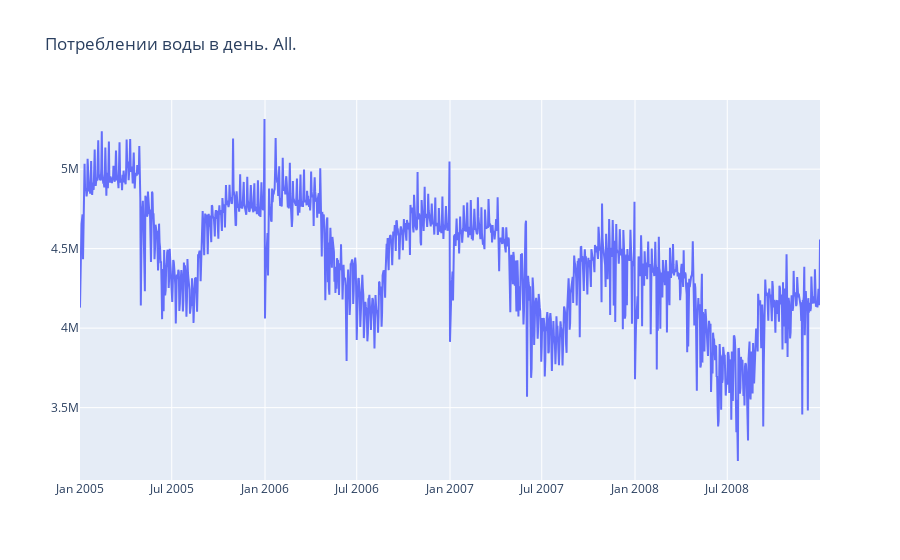

This figure's notebook cell:
### Code cell
#построение графика
init_notebook_mode(connected = True)

def plotly_df(df, title = ''):
    data = []

    for column in df.columns:
        trace = go.Scatter(
            x = df.index,
            y = df[column],
            mode = 'lines',
            name = column
        )
        data.append(trace)

    layout = dict(title = title)
    fig = dict(data = data, layout = layout)
    iplot(fig, show_link=False)

plotly_df(df.resample('D').apply(sum)[['total']], title = 'Потреблении воды в день. All.')

### Figure 1 — Plotly figure (JSON) as saved in the notebook; plotly's stock layout.template omitted (floating-point values rounded to 4 significant figures; data arrays with more than 128 entries replaced by an {"elided": "..."} marker saying what was removed)
{"data": [{"mode": "lines", "name": "total", "type": "scatter", "x": {"elided": "1461 str values"}, "y": {"elided": "1461 int values"}}], "layout": {"title": {"text": "Потреблении воды в день. All."}}}
